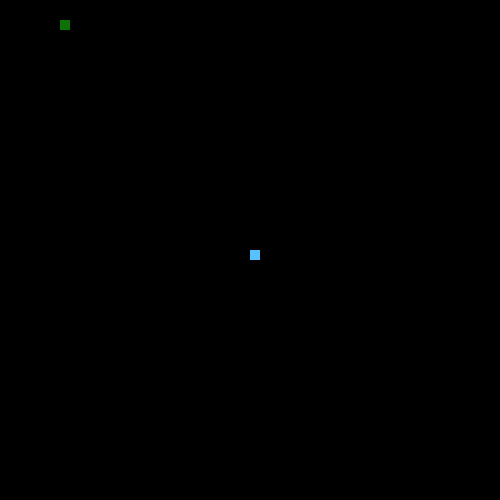
Frame 1 (no input)
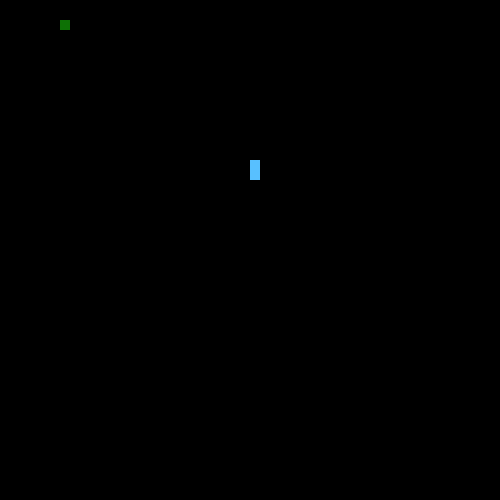
Frame 60 (the mouse pressed at the canvas centre just before this capture)
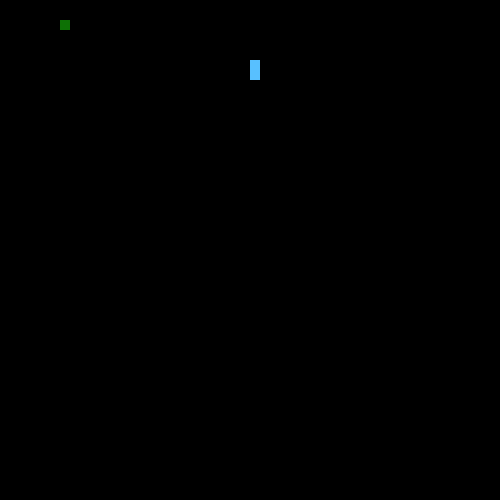
Frame 120 (the mouse held since frame 60 and released just before this capture)

The Processing sketch that drew these frames (run headless with seeded random() and noise(); from frame 60 on, the mouse is pressed at the canvas centre):

// Processing sketch: SnakeRecipe
// ── SnakeRecipe.pde

// 1. Follow the recipe instructions inside the Segment class.

// The Segment class will be used to represent each part of the moving snake.

class Segment {

  //2. Create x and y member variables to hold the location of each segment.
  int x;
  int y;
  // 3. Add a constructor with parameters to initialize each variable.
  public Segment(int x, int y){
    this.x = x;
    this.y = y;
  }
  // 4. Add getter and setter methods for both the x and y member variables.
  public void setX(int x){
    this.x = x;
  }
  public int getX(){
    return x;
  }
  
  public void setY(int y){
    this.y = y;
  }
  public int getY(){
    return y;
  }
}


// 5. Create (but do not initialize) a Segment variable to hold the head of the Snake
Segment head;


// 6. Create and initialize a String to hold the direction of your snake e.g. "up"
String dir = "up";


// 7. Create and initialize a variable to hold how many pieces of food the snake has eaten.
// give it a value of 1 to start.
int food = 1;

// 8. Create and initialize foodX and foodY variables to hold the location of the food.
int foodX = ((int)random(width/10)*10);
int foodY = ((int)random(height/10)*10);

// (Hint: use the random method to set both the x and y to random locations within the screen size (500 by 500).)

//int foodX = ((int)random(50)*10);

int speed = 20;

void setup() {

  // 9. Set the size of your sketch (500 by 500).

  size(500, 500);


  // 10. initialize your head to a new segment.
  head = new Segment(250, 250);

  // 11. Use the frameRate(int rate) method to set the rate to 20.
  frameRate(speed);
}


void draw() {

  background(0);


  //12. Call the manageTail, drawFood, drawSnake, move, and collision methods.
  manageTail();
  drawFood();
  drawSnake();
  move();
  collision();
}


// 13. Complete the drawFood method below. (Hint: each piece of food should be a 10 by 10 rectangle).

void drawFood() {
  noStroke();
  fill(#0D7105);
  rect(foodX, foodY, 10, 10);
}


//14. Draw the snake head (use a 10 by 10 rectangle)

void drawSnake() {
  noStroke();
  fill(#58C0FF);
  rect(head.getX(), head.getY(), 10, 10);
  //test your code
}


// 15. Complete the move method below.

void move() {

  // 16. Using a switch statement, make your snake head move by 10 pixels in the correct direction.
  //This is an incomplete switch statement:
  
  switch(dir) {
  case "up":
    head.setY(head.getY() - 10);
    break;
  case "down":
    head.setY(head.getY() + 10);
    break;
  case "left":
   head.setX(head.getX() - 10);
    break;
  case "right":
    head.setX(head.getX() + 10); 
    break;
    
  }
  


  // 17. Call the checkBoundaries method to make sure the snake head doesn't go off the screen.
  checkBoundaries();
}


// 18. Complete the keyPressed method below. Use if statements to set your direction variable depending on what key is pressed.

void keyPressed() {
  //println(keyCode);
  if(keyCode == 38 && !dir.equals("down")){
    dir = "up";
  }
  if(keyCode == 40 && !dir.equals("up")){
    dir = "down";
  }
  if(keyCode == 37 && !dir.equals("right")){
    dir = "left";
  }
  if(keyCode == 39 && !dir.equals("left")){
    dir = "right";
  }
  if(keyCode == 83){
    speed ++;
    frameRate(speed);
  }
  if(keyCode == 65){
    frameRate(speed);
  }
  if(keyCode == 70){
    food ++;
    println(food);
  }
}



// 19. check if your head is out of bounds (teleport your snake head to the other side).

void checkBoundaries() {
  //println(head.getX());
  if(head.getX() < 0){
    head.setX(width - 10);
  }
  if(head.getX() >= width){
    head.setX(10);
  }
  if(head.getY() < 0){
    head.setY(height - 10);
  }
  if(head.getY() >= height){
    head.setY(10);
  }
}



//20. Make sure that the key for your current direction’s opposite doesn’t work(i.e. If you’re going up, down key shouldn’t work)



// 21. Complete the missing parts of the collision method below.

void collision() {

  // If the segment is colliding with a piece of food...
     // Increase the amount of food eaten and set foodX and foodY to new random locations.
  if(head.getX() == foodX && head.getY() == foodY){
    food++;
    foodX = ((int)random(width/10)*10);
    foodY = ((int)random(height/10)*10);
  }
}



/**
 
 ** Part 2: making the tail (the rest of the snake)
 
 **/

//  1. Create and initialize an ArrayList of Segments. (This will be your snake tail!)
ArrayList<Segment> tail = new ArrayList<Segment>();

// 2. Complete the missing parts of the manageTail method below and call it in the draw method.

void manageTail() {

  //Call the drawTail and checkTailCollision methods.
  drawTail();
  checkTailCollision();
  // Add a new Segment to your ArrayList that has the same X and Y as the head of your snake.
  tail.add(new Segment(head.getX(), head.getY()));
  // To keep your tail the right length:
  // while the tail size is greater than the number of food pieces eaten, remove the first Segment in your tail.
  while(tail.size() > food){
    tail.remove(0);
  }
}

void drawTail() {
    // Draw a 10 by 10 rectangle for each Segment in your snake ArrayList.
    fill(#58C0FF);
    for(int i = 0; i < tail.size(); i++){
      rect(tail.get(i).getX(), tail.get(i).getY(), 10, 10);
    }
}


// 3. Complete the missing parts of the bodyCollision method below.

void checkTailCollision() {

  for(int i = 0; i < tail.size(); i++){
    if(head.getX() == tail.get(i).getX() && head.getY() == tail.get(i).getY()){
      food = 1;
    }
  }
  // If your head has the same location as one of your segments...

  // reset your food variable

  //Call this method at the beginning of your manageTail method.
}
